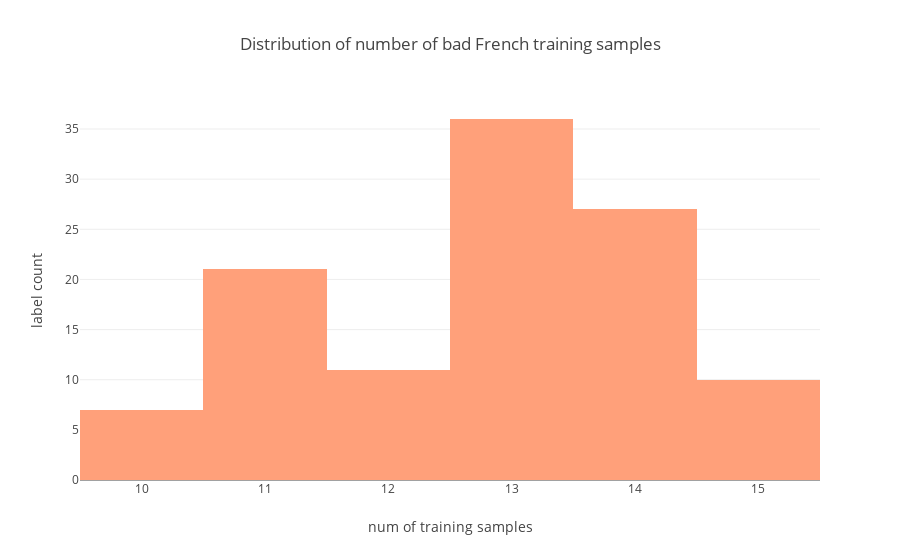

Source (notebook cell):
### Code cell
fr_train_bad = fr_train[fr_train["topic_id"].isin(bad_labels)]
data = [go.Histogram(x=np.array(fr_train_bad.groupby('topic_id').count()['extracted_content']), 
                     marker={"color":"lightsalmon"})]
layout=go.Layout(title="Distribution of number of bad French training samples", 
                 xaxis={'title':'num of training samples'}, yaxis={'title':'label count'})
figure=go.Figure(data=data,layout=layout)
iplot(figure, filename='fr_train_bad_hist')

### Figure 1 — Plotly figure (JSON) as saved in the notebook; plotly's stock layout.template omitted (floating-point values rounded to 4 significant figures)
{"data": [{"marker": {"color": "lightsalmon"}, "type": "histogram", "x": [10, 11, 14, 14, 14, 12, 13, 13, 13, 13, 14, 13, 13, 11, 11, 11, 11, 13, 11, 14, 14, 14, 13, 10, 11, 12, 15, 14, 11, 12, 15, 14, 12, 14, 13, 11, 14, 13, 13, 13, 14, 10, 13, 14, 13, 13, 13, 14, 15, 13, 15, 12, 14, 11, 13, 13, 14, 14, 13, 13, 13, 13, 11, 15, 15, 14, 13, 15, 15, 10, 11, 14, 10, 12, 13, 13, 14, 14, 10, 11, 14, 12, 11, 11, 12, 14, 11, 13, 14, 10, 13, 13, 12, 14, 12, 13, 11, 14, 11, 13, 13, 11, 15, 13, 14, 13, 12, 15, 13, 13, 11, 11]}], "layout": {"title": "Distribution of number of bad French training samples", "xaxis": {"title": "num of training samples"}, "yaxis": {"title": "label count"}}}
